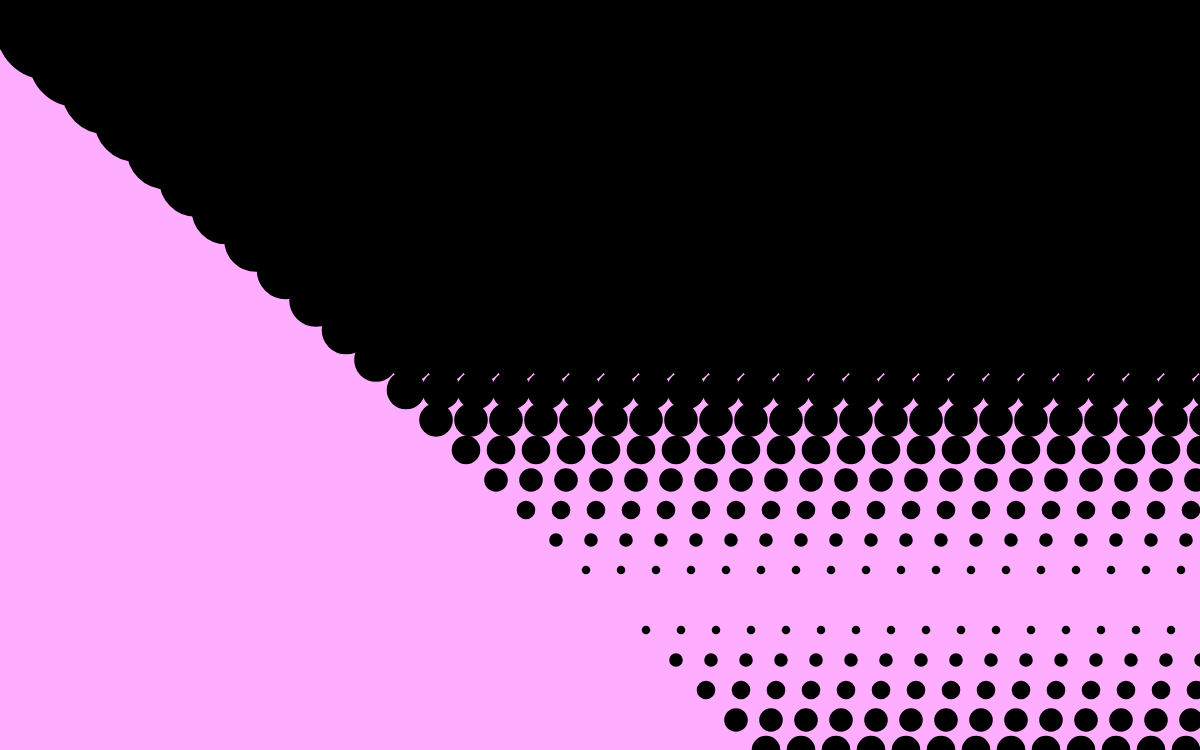
Frame 1 (no input)
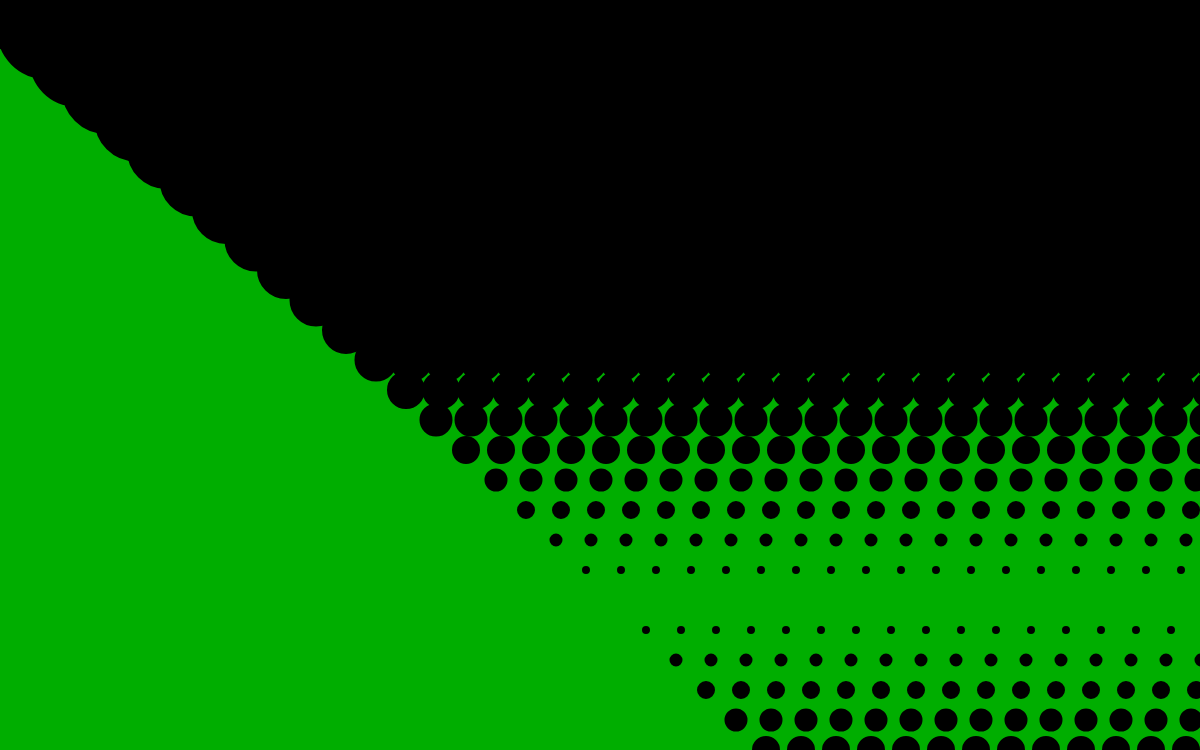
Frame 60 (no input)
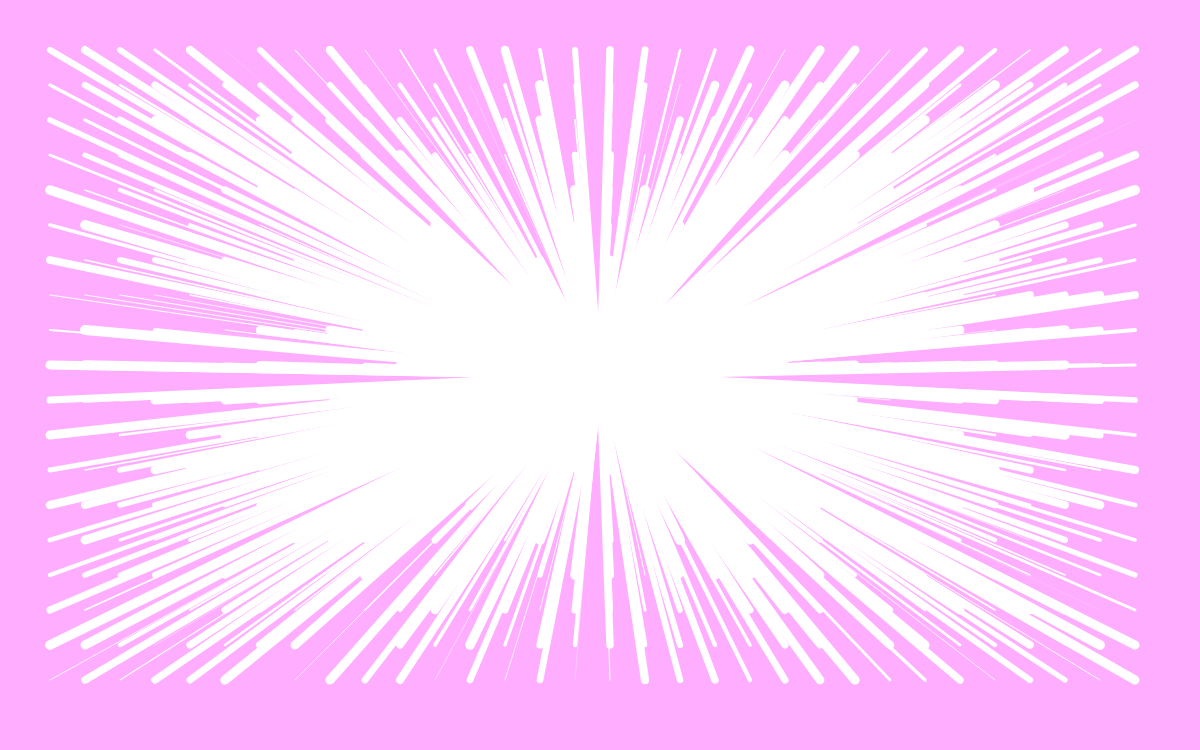
Frame 120 (the mouse pressed at the canvas centre since frame 60)

The p5.js sketch that drew these frames (run headless with seeded random() and noise() and a simulated clock; from frame 60 on, the mouse is pressed at the canvas centre):

// p5.js sketch
// ── sketch.js
let r = 255;
let g = 255;
let b = 255;
let option = 3;
function setup() {
	createCanvas(windowWidth, 750);
}

function draw() {
	background(r, 174, b);
  //map it
  let home = map(mouseX, 0, width, 20, 50);
    //random fills and strokes
  r = abs ((width - mouseX) % width);
  b = abs ((height - mouseY) % height);
  g = abs (((mouseX + mouseY) /2) % height );
  fill( r, b, g);
  stroke(b, r, g);

  //create option one
  if (option == 1) {
      // Option 1
      for (let x = 50; x <= width-50; x += home) {
        for (let y = 50; y <= height-50; y+=home) {
          strokeWeight(random(10));
          line(x, y, width/2, height/2);
        }
      }
    }
    // create option 2
  else if (option == 2) {
    // Option 2
      strokeWeight(1);
    let count = 120;
    for (let x = 50; x <= width-50; x += home) {
      for (let y = 50; y <= height-50; y+=home) {
        //spacing
        let s = map(count, 120, 0, 0, TWO_PI*0.1);
        arc(x, y, 14, 14, s, s + TWO_PI);
        count--;
      }
    }
  }
  // create option three
else if (option == 3){
  strokeWeight(random(5));
	for (let y = mouseY; y <= height; y += 30) {
		for (let x = 16; x <= width; x += 35) {
			ellipse(x + y, y, 100 - y/6.0, 100 - y/6.0);
		}
	}
}
}

//mouse pressed functionnnn
function mousePressed() {
  option++;
  if (option > 3) option = 1;
}
